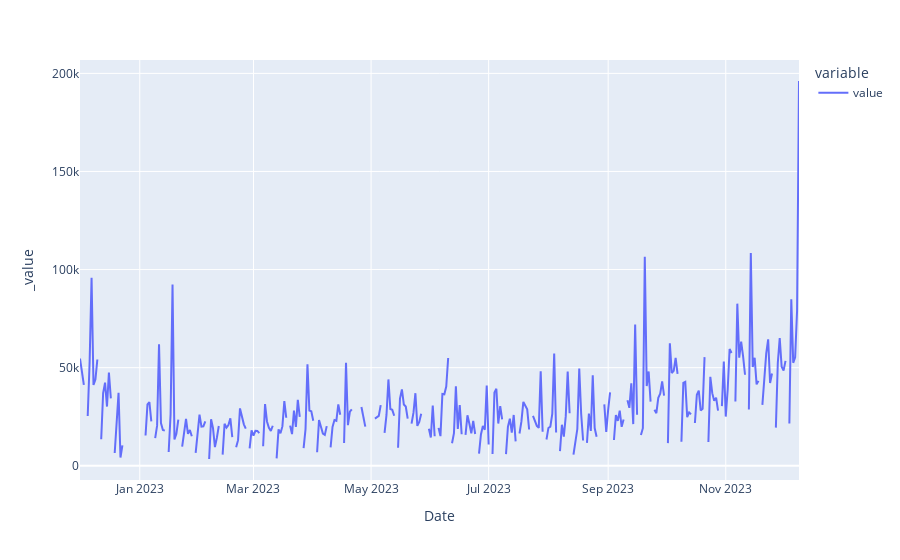

The cell this chart's notebook holds for it:
### Code cell
px.line(df_ax)

# Aqui podemos ver el grafico del valor total diario a lo largo del tiempo.

# existen unos gaps 
# el primero corresponde: periodo 23 dic-4 Jan (bank holidays christmast+new year eve)
# el segundo corresponde: periodo 21 April - 26 April (easter)

# luego los gaps mas pequeños corresponden a los fines de semana(supongo)

# Esto mas tarde lo cruzaremos con los periodos de vacaciones(UK)

### Figure 1 — Plotly figure (JSON) as saved in the notebook; plotly's stock layout.template omitted (floating-point values rounded to 4 significant figures; data arrays with more than 128 entries replaced by an {"elided": "..."} marker saying what was removed)
{"data": [{"hovertemplate": "variable=value<br>Date=%{x}<br>_value=%{y}<extra></extra>", "legendgroup": "value", "line": {"color": "#636efa", "dash": "solid"}, "marker": {"symbol": "circle"}, "mode": "lines", "name": "value", "orientation": "v", "showlegend": true, "type": "scatter", "x": {"elided": "374 str values"}, "xaxis": "x", "y": {"elided": "374 float values"}, "yaxis": "y"}], "layout": {"legend": {"title": {"text": "variable"}, "tracegroupgap": 0}, "margin": {"t": 60}, "xaxis": {"anchor": "y", "domain": [0, 1], "title": {"text": "Date"}}, "yaxis": {"anchor": "x", "domain": [0, 1], "title": {"text": "_value"}}}}
